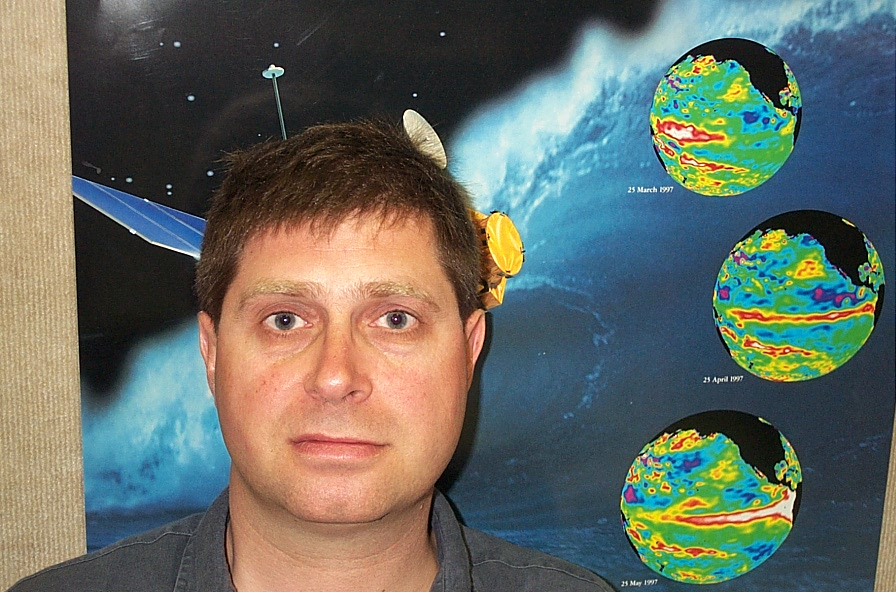
%> input picture 3/b/face.jpg, 896 x 592 px
$ octave --eval "manfacefind('b/face.jpg');"   (GNU Octave 9; MATLAB toolbox functions it lacks are replaced by stand-ins)
%> lines starting %> are read from the running program, lines starting %| are printed output that depends on the picture; in (x1, y1, x2, y2) boxes, pixels count from 0 and x2, y2 are one past the last pixel; in counts of white or black regions, pixels touching at a corner belong together; the program's own positions count from 1
% Manual face finding algorithm based on hue statistics derived from part a
% project 3
% Jason, Blake, Jen

function [] = manfacefind(inputpath)
%> called with inputpath = 'b/face.jpg'
            figure;
            faceimage = imread(inputpath);
%> faceimage is the input picture: size 592x896x3 uint8; mean R, G, B 100.6, 107, 98.4
            HSVface = rgb2hsv(faceimage);
%> HSVface: size 592x896x3 double; mean H, S, V 0.365, 0.404, 0.511
            hueimg = HSVface(:,:,1);
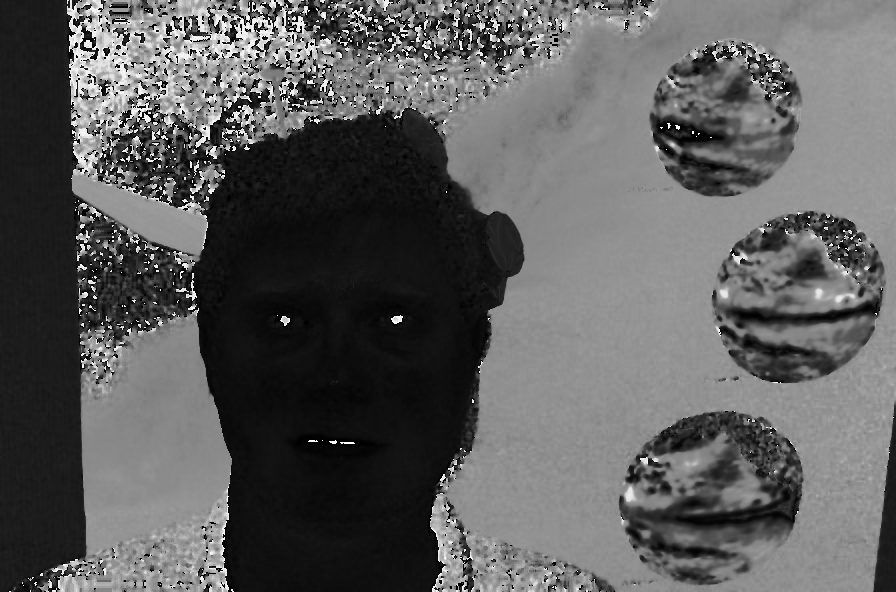
%> hueimg: size 592x896 double; min 0, max 0.999, mean 0.365

            HB =(hueimg < .255);
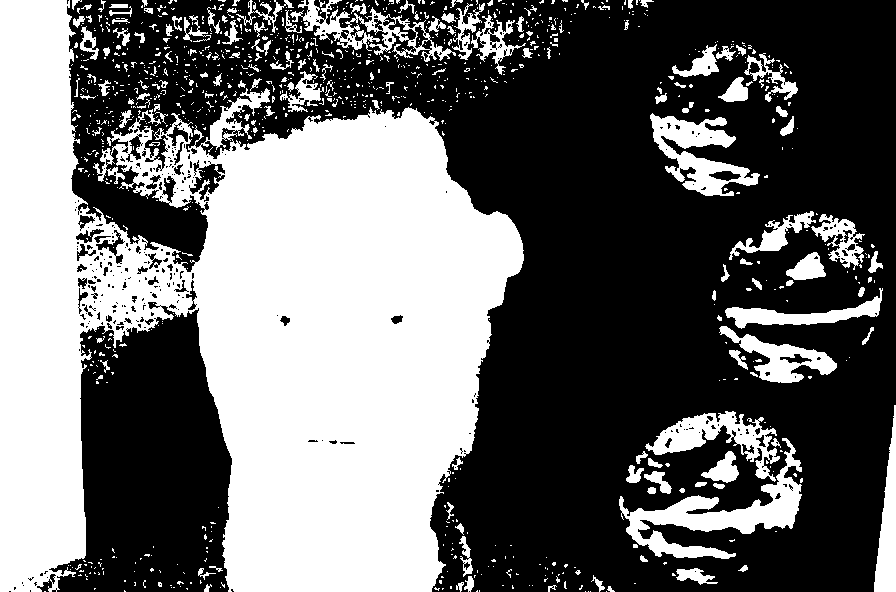
%> HB: size 592x896 logical; 41.6% white; 992 white regions (839 under 20 px), largest, box (x1, y1, x2, y2) and area: (0, 0, 524, 592) 178766, (619, 438, 802, 559) 6021, (650, 113, 760, 196) 3861
            LB =(hueimg > .1685);
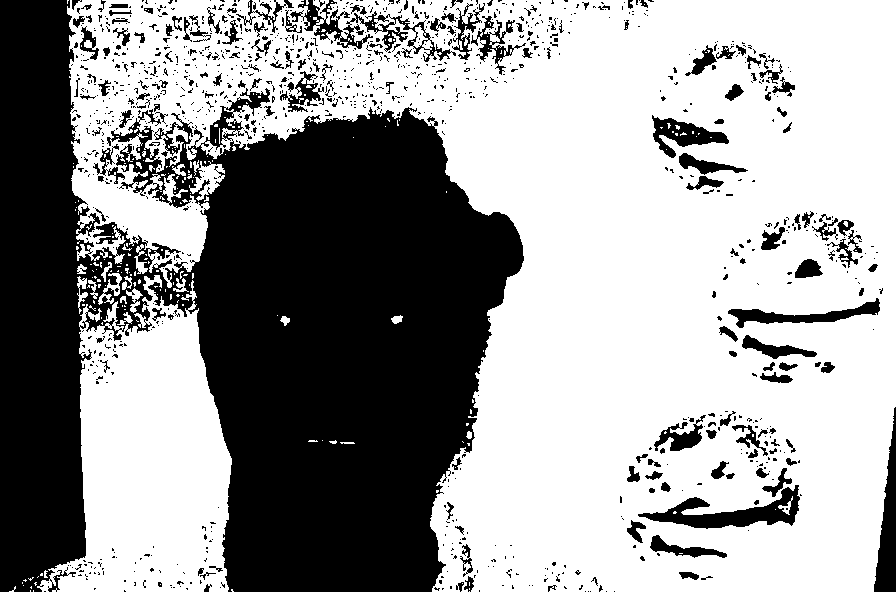
%> LB: size 592x896 logical; 61.5% white; 1136 black regions (956 under 20 px), largest, box (x1, y1, x2, y2) and area: (0, 0, 524, 592) 174191, (638, 485, 800, 529) 2648, (290, 0, 456, 62) 2194

            mask = ((LB==0).*HB);
           imshow(faceimage);
            [R,C] = find(mask == 1);
%> R = 204247 values from 1 to 592; C = 204247 values from 1 to 896

            y = mean(R)
%> y = 317
            x = mean(C)
%> x = 298.8
%> `manfacefind('b/face.jpg');`:
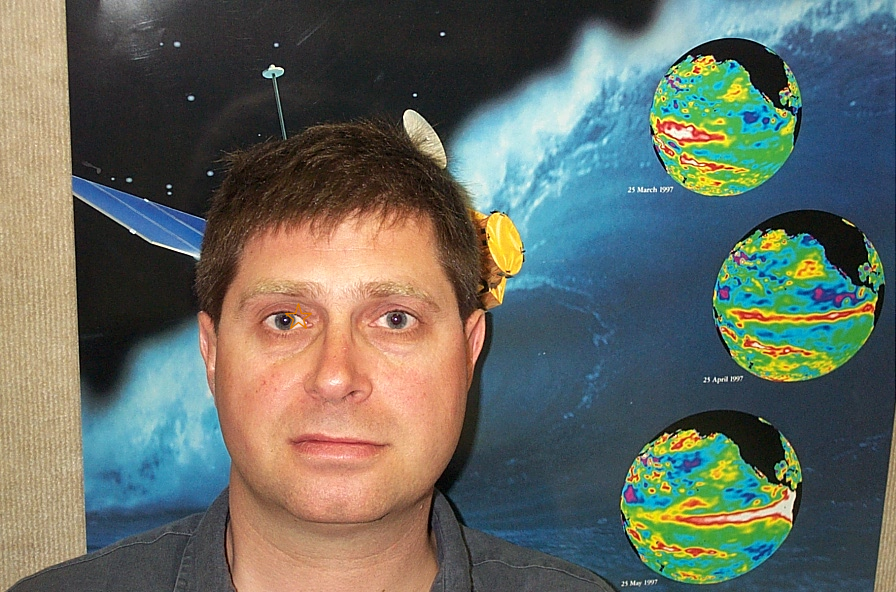
%> figure redrawn from the program's plot data


            hold on; plot(x,y,'Marker','p','Color',[.88 .48 0],'MarkerSize',20)


end

$ run again, on 3/b/group.jpg
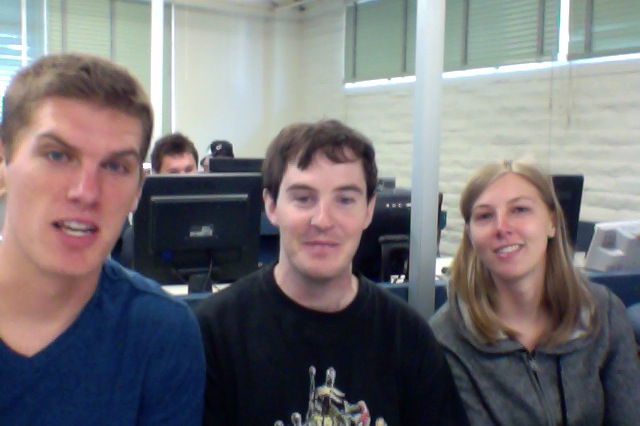
%> input picture 3/b/group.jpg, 640 x 426 px
%> in manfacefind, faceimage is the input picture: size 426x640x3 uint8; mean R, G, B 117.4, 115.2, 117.9
%> HSVface: size 426x640x3 double; mean H, S, V 0.434, 0.296, 0.518
%> in manfacefind, `HB =(hueimg < .255);`:
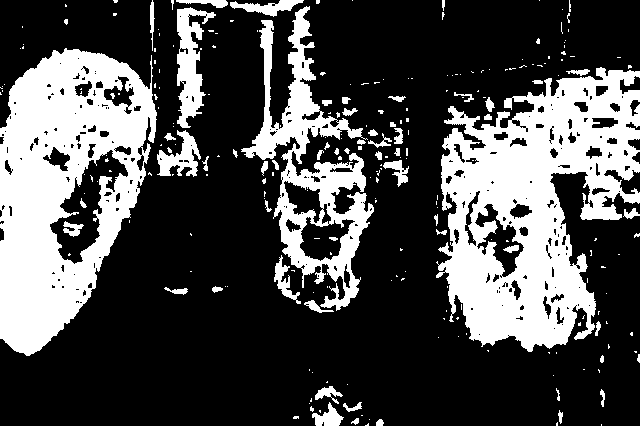
%> HB: size 426x640 logical; 30% white; 249 white regions (191 under 20 px), largest, box (x1, y1, x2, y2) and area: (436, 67, 640, 352) 32779, (0, 48, 157, 356) 28702, (241, 6, 374, 311) 11319
%> LB: size 426x640 logical; 78.4% white; 315 black regions (253 under 20 px), largest, box (x1, y1, x2, y2) and area: (0, 51, 157, 356) 28339, (448, 150, 596, 352) 17895, (262, 119, 374, 311) 7664
%> R = 58983 values from 1 to 426; C = 58983 values from 1 to 640
%> y = 213.8
%> x = 260
%> `manfacefind('b/face.jpg');`:
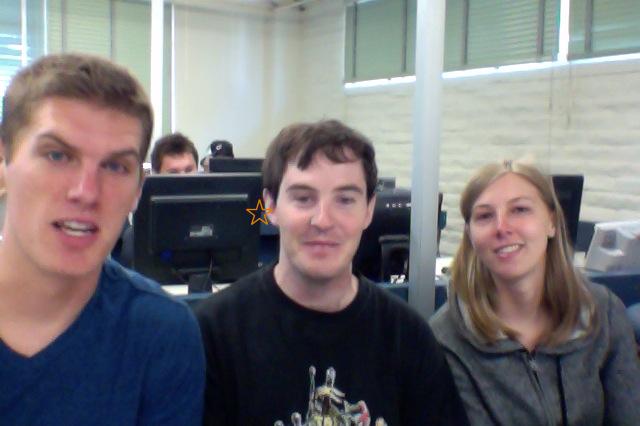
%> figure redrawn from the program's plot data

$ run again, on 3/b/landscape.jpg
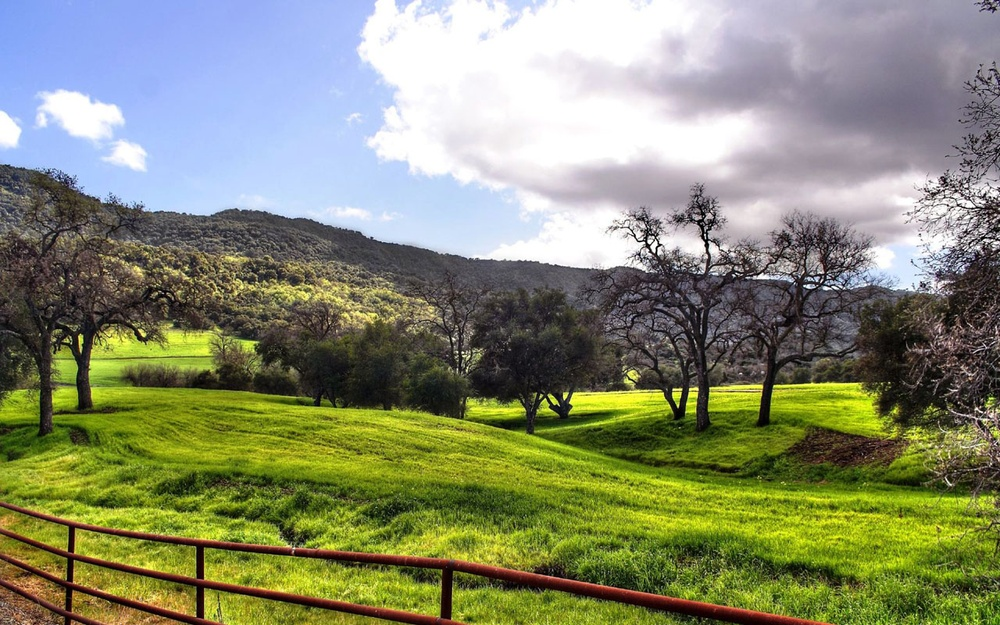
%> input picture 3/b/landscape.jpg, 1000 x 625 px, shrunk from 1280 x 800 before the run
%> in manfacefind, faceimage is the input picture: size 625x1000x3 uint8; mean R, G, B 135.4, 140.4, 111.5
%> HSVface: size 625x1000x3 double; mean H, S, V 0.385, 0.399, 0.6
%> in manfacefind, `HB =(hueimg < .255);`:
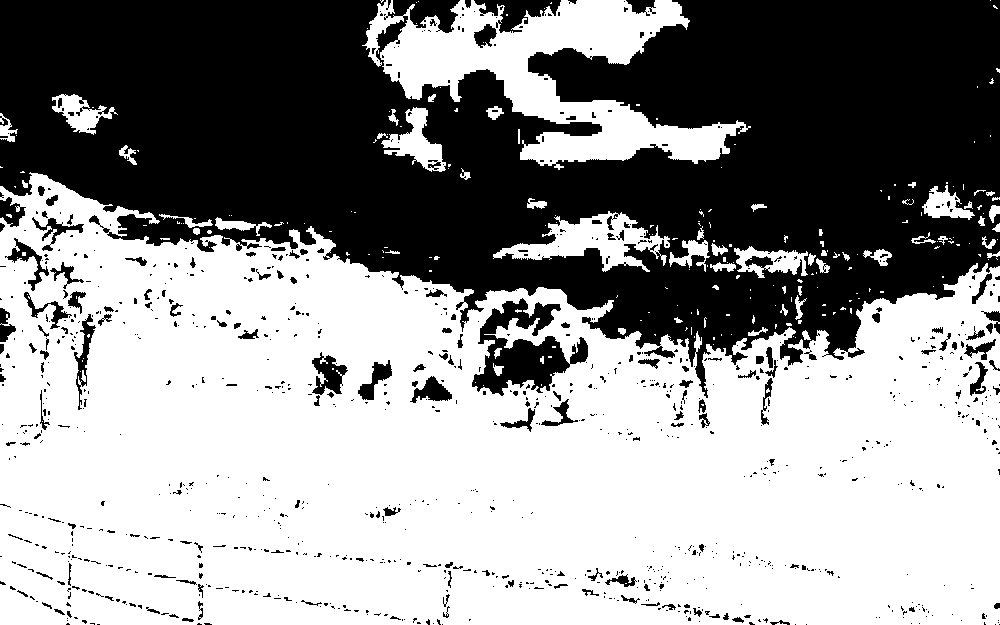
%> HB: size 625x1000 logical; 58.1% white; 995 black regions (831 under 20 px), largest, box (x1, y1, x2, y2) and area: (0, 0, 1000, 398) 238234, (472, 298, 588, 396) 5260, (474, 0, 561, 33) 1403
%> LB: size 625x1000 logical; 73.9% white; 477 black regions (373 under 20 px), largest, box (x1, y1, x2, y2) and area: (0, 174, 707, 434) 63806, (0, 499, 838, 625) 28511, (702, 263, 1000, 497) 27471
%> R = 162973 values from 1 to 625; C = 162973 values from 1 to 1000
%> y = 329.6
%> x = 453.8
%> `manfacefind('b/face.jpg');`:
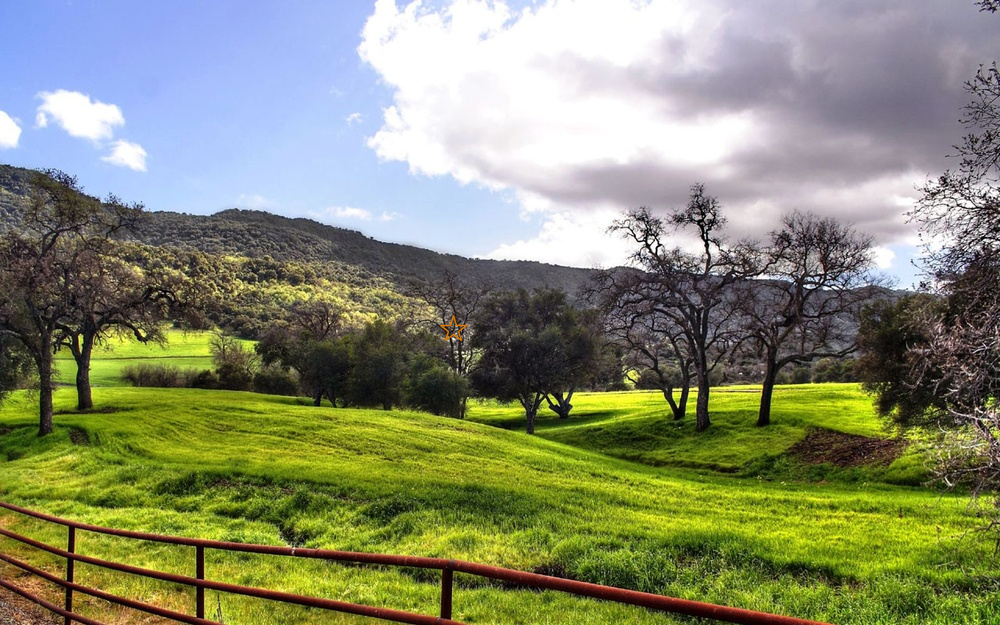
%> figure redrawn from the program's plot data
